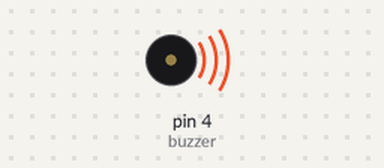
Bench run of a sketch on a simulated Arduino Uno, built with avr-gcc and run on an emulated ATmega328P. On the bench: buzzer (waves = sounding).

Above: at 0.2 s.
Timing chart, 0 to 6.5 s (numbered marks = the images above):
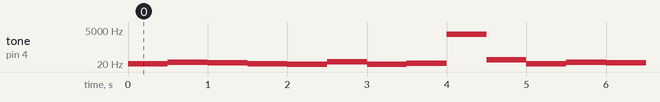

The sketch:

sketch_may23b.ino
```cpp
int buzzer=4;
int numtones=10;
int tones[ ] = {21, 27, 24, 21, 20, 29, 20, 22, 2415, 40,46, 34};
void setup(){
  // put your setup code here, to run once:
pinMode(buzzer,OUTPUT);


}

void loop() {
 for (int i = 0; i < numtones; i++)
     {  tone(buzzer, tones[i]);
                     delay(500);
                 }
 noTone(buzzer);
}
```

Measured:
- by itself, tone on pin 4 (buzzer): repeats every 5.0 s: 27 Hz 0.50 s, 24 Hz 0.50 s, 21 Hz 0.50 s, 20 Hz 0.50 s, 29 Hz 0.50 s, 20 Hz 0.50 s, 22 Hz 0.50 s, 2415 Hz 0.50 s, 40 Hz 0.50 s, 21 Hz 0.50 s
